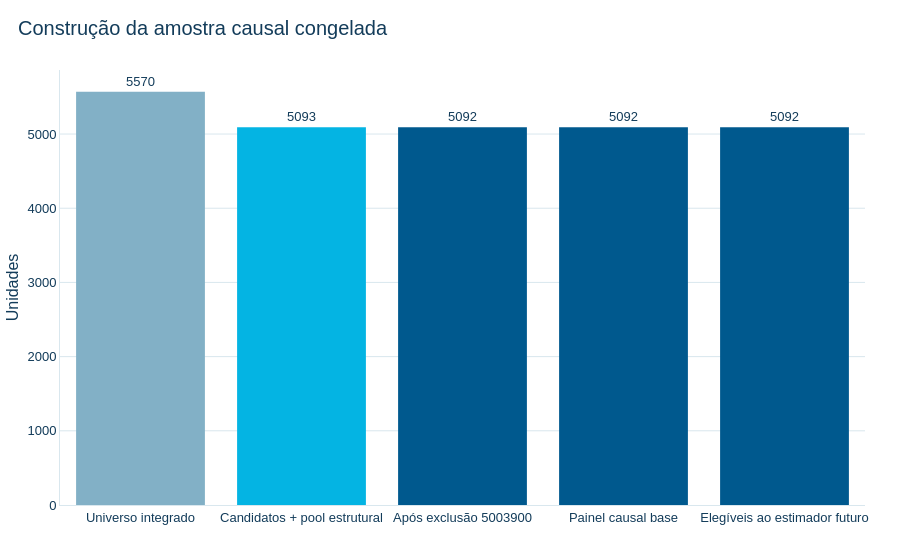

Notebook cell for this chart:
### Markdown cell above
## 6. Fluxo, coortes e janelas

### Code cell
fluxo = pd.DataFrame([['Universo integrado', pd.NA, pd.NA, painel.codigo_municipio_ibge.nunique(), 'Antes dos filtros D15'], ['Candidatos + pool estrutural', len(tratados), len(pool_estrutural), len(tratados) + len(pool_estrutural), 'Pool original de controles'], ['Após exclusão 5003900', len(tratados), len(controles), amostra.codigo_municipio_ibge.nunique(), 'Sigilo excluído como unidade'], ['Painel causal base', len(tratados), len(controles), amostra.codigo_municipio_ibge.nunique(), f'{len(amostra):,} linhas balanceadas'], ['Elegíveis ao estimador futuro', len(tratados), len(controles), amostra.codigo_municipio_ibge.nunique(), f'{int(amostra.elegivel_estimacao_principal.sum()):,} observações; Cabo/2009 excluído']], columns=['Etapa','Tratados','Controles','Total unidades','Observação'])
display(estilizar_tabela_ipt(fluxo))
fig = go.Figure(go.Bar(x=fluxo['Etapa'], y=fluxo['Total unidades'], marker_color=[CORES_IPT['AZUL_CLARO'], CORES_IPT['CIANO'], CORES_IPT['AZUL_PRINCIPAL'], CORES_IPT['AZUL_PRINCIPAL'], CORES_IPT['AZUL_PRINCIPAL']], text=fluxo['Total unidades'], textposition='outside'))
aplicar_tema_ipt(fig, titulo='Construção da amostra causal congelada')
fig.update_yaxes(title='Unidades', rangemode='tozero')
fig.update_xaxes(title='')
salvar_figura_ipt(fig, FIGURES / '06_fluxo_amostra_causal.png')
fig.show()
coortes = amostra.loc[amostra.papel_causal.eq('TRATADO_PRINCIPAL')].groupby('coorte_g').agg(n_tratados=('codigo_municipio_ibge','nunique'), n_linhas_2007_2019=('ano','size'), n_observacoes_elegiveis_painel=('elegivel_estimacao_principal','sum')).reset_index()
coortes['n_observacoes_janela_principal'] = [int(((amostra.tempo_relativo.between(-2,2)) & (amostra.coorte_g.eq(g)) & amostra.elegivel_estimacao_principal).sum()) for g in coortes.coorte_g]
coortes['n_observacoes_sensibilidade'] = [int(((amostra.tempo_relativo.between(-3,2)) & (amostra.coorte_g.eq(g)) & amostra.coorte_g.ge(2010) & amostra.elegivel_estimacao_principal).sum()) for g in coortes.coorte_g]
janela_principal = amostra.loc[amostra.tempo_relativo.between(-2, 2) & amostra.elegivel_estimacao_principal]
janela_sensibilidade = amostra.loc[amostra.tempo_relativo.between(-3, 2) & amostra.coorte_g.ge(2010) & amostra.elegivel_estimacao_principal]
assert janela_principal.codigo_municipio_ibge.nunique() == 129
assert janela_sensibilidade.codigo_municipio_ibge.nunique() == 108
print(f'Janela principal: {janela_principal.codigo_municipio_ibge.nunique()} tratados; sensibilidade: {janela_sensibilidade.codigo_municipio_ibge.nunique()} tratados.')
display(estilizar_tabela_ipt(coortes))

### Figure 1 — Plotly figure (JSON) as saved in the notebook; plotly's stock layout.template omitted (floating-point values rounded to 4 significant figures)
{"data": [{"marker": {"color": ["#82B0C6", "#04B4E3", "#00598E", "#00598E", "#00598E"]}, "text": [5570.0, 5093.0, 5092.0, 5092.0, 5092.0], "textposition": "outside", "type": "bar", "x": ["Universo integrado", "Candidatos + pool estrutural", "Após exclusão 5003900", "Painel causal base", "Elegíveis ao estimador futuro"], "y": [5570, 5093, 5092, 5092, 5092]}], "layout": {"font": {"color": "#133C5A", "family": "Arial", "size": 13}, "paper_bgcolor": "#FFFFFF", "plot_bgcolor": "#FFFFFF", "title": {"text": "Construção da amostra causal congelada"}, "xaxis": {"title": {"text": ""}}, "yaxis": {"rangemode": "tozero", "title": {"text": "Unidades"}}}}
